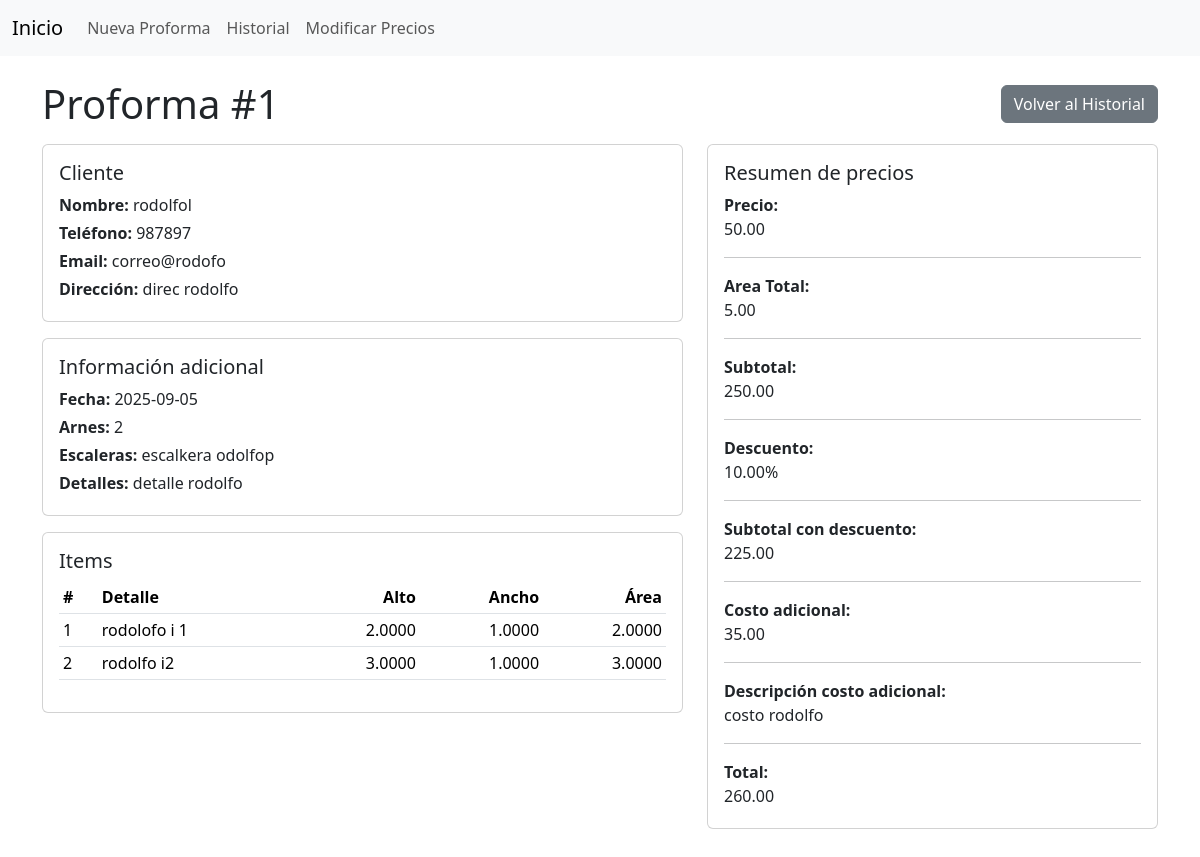
/proforma.php?id=1, run on the app's committed database.
### tables this page shows
CREATE TABLE `proformas` (
  `id_proformas` int(11) NOT NULL,
  `direccion_proformas` varchar(255) NOT NULL,
  `id_c_p` int(11) DEFAULT NULL,
  `fecha` date NOT NULL,
  `created_at` timestamp NOT NULL DEFAULT current_timestamp(),
  `precio` decimal(12,2) NOT NULL,
  `descuento` decimal(8,2) DEFAULT 0.00,
  `costo_adicional` decimal(12,2) DEFAULT 0.00,
  `descripcion_costo_adicional` varchar(512) DEFAULT NULL,
  `total` decimal(12,2) DEFAULT NULL,
  `detalles` varchar(255) DEFAULT NULL,
  `arnes` int(64) DEFAULT NULL,
  `escaleras` varchar(255) DEFAULT NULL,
  `subtotal` decimal(12,2) NOT NULL,
  `subtotal_desc` decimal(12,2) NOT NULL,
  `area_total` decimal(12,4) NOT NULL
);

CREATE TABLE `clientes` (
  `id_clientes` int(11) NOT NULL,
  `nombre` varchar(255) NOT NULL,
  `telefono` varchar(20) NOT NULL,
  `email` varchar(255) DEFAULT NULL
);

CREATE TABLE `items` (
  `id_items` int(11) NOT NULL,
  `detalle` varchar(255) NOT NULL,
  `ancho` decimal(10,4) NOT NULL,
  `alto` decimal(10,4) NOT NULL,
  `area` decimal(10,4) NOT NULL
);

### public/proforma.php (the view, shortened to what this page needs)
<?php
require_once __DIR__ . '/../Backend/db_connect.php';
$id = isset($_GET['id']) ? (int)$_GET['id'] : 0;
try {
    $pdo = get_pdo_connection();
} catch (Throwable $e) {
    http_response_code(500);
    echo "DB connection failed";
    exit;
}
$sql = "SELECT p.*, c.nombre AS cliente_nombre, c.telefono, c.email, pi.id_item, i.detalle AS item_detalle, i.ancho, i.alto, i.area
        FROM proformas p
        LEFT JOIN clientes c ON p.id_c_p = c.id_clientes
        LEFT JOIN proformas_items pi ON p.id_proformas = pi.id_proforma
        LEFT JOIN items i ON pi.id_item = i.id_items
        WHERE p.id_proformas = :id LIMIT 1;";
$stmt = $pdo->prepare($sql);
$stmt->execute([':id' => $id]);
$row = $stmt->fetch();
$items = [];
try {
  $stmtItems = $pdo->prepare("SELECT i.id_items, i.detalle AS item_detalle, i.ancho, i.alto, i.area
    FROM proformas_items pi
    JOIN items i ON pi.id_item = i.id_items
    WHERE pi.id_proforma = :id
    GROUP BY i.id_items, i.detalle, i.ancho, i.alto, i.area
    ORDER BY i.id_items");
  $stmtItems->execute([':id' => $id]);
  $items = $stmtItems->fetchAll();
} catch (Throwable $e) {
  $items = [];
}
if (!empty($items)) {
  $items_rows = [];
  foreach ($items as $it) {
    $items_rows[] = [
      'detalle' => $it['item_detalle'] ?? '-',
      'ancho' => $it['ancho'] ?? '',
      'alto' => $it['alto'] ?? '',
      'area' => $it['area'] ?? '',
    ];
  }
  $subtotal_desc = (float)($row['subtotal_desc'] ?? 0);
  $costo_adicional = (float)($row['costo_adicional'] ?? 0);
  $descripcion_costo_adicional = $row['descripcion_costo_adicional'] ?? '';
}
?>
<!doctype html>
<html lang="en">
<head>
  <link rel="stylesheet" href="../CSS/bootstrap-5.3.8-dist/css/bootstrap.min.css">
</head>
<body>
<?php include 'nav.php'; ?>
<div class="container py-4">
  <div class="d-flex justify-content-between align-items-center mb-3">
    <h1 class="mb-0">Proforma #<?php echo $row['id_proformas']; ?></h1>
    <a class="btn btn-secondary" href="historial.php">Volver al Historial</a>
  </div>
  <div class="row">
    <div class="col-md-7">
      <div class="card mb-3">
        <div class="card-body">
          <h5 class="card-title">Cliente</h5>
          <p class="mb-1"><strong>Nombre:</strong> <?php echo htmlspecialchars($row['cliente_nombre'] ?? ''); ?></p>
          <p class="mb-1"><strong>Teléfono:</strong> <?php echo htmlspecialchars($row['telefono'] ?? ''); ?></p>
          <p class="mb-1"><strong>Email:</strong> <?php echo htmlspecialchars($row['email'] ?? ''); ?></p>
          <p class="mb-1"><strong>Dirección:</strong> <?php echo htmlspecialchars($row['direccion_proformas'] ?? ''); ?></p>
        </div>
      </div>
      <div class="card mb-3">
        <div class="card-body">
          <h5 class="card-title">Información adicional</h5>
          <p class="mb-1"><strong>Fecha:</strong> <?php echo htmlspecialchars($row['fecha'] ?? ''); ?></p>
          <p class="mb-1"><strong>Arnes:</strong> <?php echo htmlspecialchars($row['arnes'] ?? ''); ?></p>
          <p class="mb-1"><strong>Escaleras:</strong> <?php echo htmlspecialchars($row['escaleras'] ?? ''); ?></p>
          <p class="mb-1"><strong>Detalles:</strong> <?php echo htmlspecialchars($row['detalles'] ?? ''); ?></p>
        </div>
      </div>
      <div class="card">
        <div class="card-body">
          <h5 class="card-title">Items</h5>
          <div class="table-responsive">
          <table class="table table-sm">
            <thead>
              <tr>
                <th>#</th>
                <th>Detalle</th>
                <th class="text-end">Alto</th>
                <th class="text-end">Ancho</th>
                <th class="text-end">Área</th>
              </tr>
            </thead>
            <tbody>
              <?php foreach ($items_rows as $idx => $it): ?>
                <tr>
                  <td><?php echo $idx+1; ?></td>
                  <td><?php echo htmlspecialchars($it['detalle']); ?></td>
                  <td class="text-end"><?php echo htmlspecialchars(number_format($it['alto'],4)); ?></td>
                  <td class="text-end"><?php echo htmlspecialchars(number_format($it['ancho'],4)); ?></td>
                  <td class="text-end"><?php echo htmlspecialchars(number_format($it['area'],4)); ?></td>
                </tr>
              <?php endforeach; ?>
            </tbody>
          </table>
          </div>
        </div>
      </div>
    </div>
    <div class="col-md-5">
      <div class="card mb-3">
        <div class="card-body">
          <h5 class="card-title">Resumen de precios</h5>
          <p class="mb-1"><strong>Precio:</strong> <span class="text-end d-flex"><?php echo htmlspecialchars(number_format($row['precio'],2)); ?></span></p><hr>
          <p class="mb-1"><strong>Area Total:</strong> <span class="text-end d-flex"><?php echo htmlspecialchars(number_format($row['area_total'],2)); ?></span></p><hr>
          <p class="mb-1"><strong>Subtotal:</strong> <span class="text-end d-flex"><?php echo htmlspecialchars(number_format($row['subtotal'],2)); ?></span></p><hr>
          <p class="mb-1"><strong>Descuento:</strong> <span class="text-end d-flex"><?php echo htmlspecialchars(number_format($row['descuento'],2)); ?>%</span></p><hr>
          <p class="mb-1"><strong>Subtotal con descuento:</strong> <span class="text-end d-flex"><?php echo htmlspecialchars(number_format($subtotal_desc,2)); ?></span></p><hr>
          <p class="mb-1"><strong>Costo adicional:</strong> <span class="text-end d-flex"><?php echo htmlspecialchars(number_format($costo_adicional,2)); ?></span></p><hr>
          <p class="mb-1"><strong>Descripción costo adicional:</strong> <span class="text-start d-flex overflow-auto"><?php echo htmlspecialchars($descripcion_costo_adicional ?: '-'); ?></span></p><hr>
          <p class="mb-1"><strong>Total:</strong> <span class="text-end d-flex"><?php echo htmlspecialchars(number_format($row['total'],2)); ?></span></p>
        </div>
      </div>
    </div>
</div>
</body>
</html>

### data on the page
proformas: id_proformas "1", id_c_p.nombre "rodolfol", id_c_p.telefono "987897", id_c_p.email "correo@rodofo", direccion_proformas "direc rodolfo", fecha "2025-09-05", arnes "2", escaleras "escalkera odolfop", detalles "detalle rodolfo", precio "50.00", area_total "5.00", subtotal "250.00", descuento "10.00", subtotal_desc "225.00", costo_adicional "35.00", descripcion_costo_adicional "costo rodolfo", total "260.00"
items: detalle "rodolfo i2", alto "3.0000", ancho "1.0000", area "3.0000"

### other printed values
$it['detalle'] "rodolofo i 1"
$it['alto'] "2.0000"
$it['ancho'] "1.0000"
$it['area'] "2.0000"
